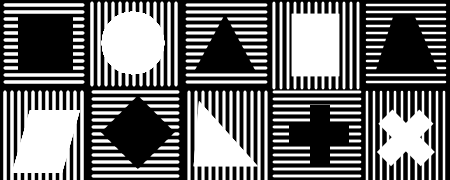
Frame 1 (no input)
Frame 60 (no input): identical to frame 1, image omitted
Frame 120 (the mouse pressed at the canvas centre since frame 60): identical to frame 1, image omitted

The p5.js sketch that drew this single still picture (run headless with seeded random() and noise() and a simulated clock; from frame 60 on, the mouse is pressed at the canvas centre):

// p5.js sketch
// ── sketch.js

function setup(){

    createCanvas(450,180)
    background(255)
    }
    
    function draw(){
    
        for(var sqx1 = 0; sqx1 <= width; sqx1=sqx1 + 91){
            for(var sqy1 = 0; sqy1 <= height; sqy1 += 91){
       
        //squares
        fill(0)
       // stroke(255)
      //  strokeWeight(1)
        noStroke()
              square(sqx1,sqy1,100)
            }
    
    //Sqaure 1
    
             
            //Square 1
      for(let i = 5; i <83; i+=7)  {
    //line        
       stroke(255)     
       strokeWeight(2.5)     
       line(5,i,83,i) } 
     //  square with lines
         fill(0)
          noStroke()
          square(18,17,55)
          
    //Sqaure 2        
            for(let i = 92; i < 179; i+=7)  {
    //circle with lines
             fill(255) 
              circle(133,43,60)
              //line        
       stroke(255)     
       strokeWeight(2.5)     
       line(i,3,i,85)   }         
            
    //Square 3
      for(let i = 5; i < 83; i+=7)  {
    
      //line        
       stroke(255)     
       strokeWeight(2.5)     
       line(187,i,266,i)   }      
    //triangle with lines
          fill(0)
          noStroke()
          triangle(225, 14, 195, 70, 255, 70)
    //Sqaure 4      
          for(let i =274;i< 363; i+=7){
    //line        
       stroke(255)     
       strokeWeight(2.5)     
       line(i,3,i,88)      } 
         //rectangle with lines
          fill(255)
          rect(293,15,45,60)
       //Square 5
      for(let i = 5; i <85; i+=7)  {
    //line        
       stroke(255)     
       strokeWeight(2.5)     
       line(367,i,445,i)   }         
     //shape with lines
          fill(0)
          noStroke()
          quad(393, 17, 415, 17, 439, 73, 375, 73);
                 
    //Sqaure 6     
          for(let i =5;i< 89; i+=7){
    //line        
       stroke(255)     
       strokeWeight(2.5)     
       line(i,92,i,180) }       
        //shape with lines
          fill(255)
          noStroke()
          quad(80, 110, 30, 110, 12, 173, 62, 173);
          //quad(18, 110, 15, 110, 17, 173, 72, 173)
          
           //Square 7
      for(let i = 92; i <179; i+=7)  {
    //line        
       stroke(255)     
       strokeWeight(2.5)     
       line(93,i,178,i)   }   
     
          //Diamond with lines
          
          push();   
       fill(0)
          noStroke()
         rotate(radians(45));   
         //square(260,10,55)
          rect(165, -30, 52, 52);
          pop()
          
          
          
          //Sqaure 8    
          for(let i =189;i< 268; i+=7){
    //line        
       stroke(255)     
       strokeWeight(2.5)     
       line(i,92,i,180) }                 
        //right triangle
          triangle(200, 104, 195, 165, 255, 165)   
          
            //Square 9
      for(let i = 92; i <179; i+=7)  {
    //line        
       stroke(255)     
       strokeWeight(2.5)     
       line(274,i,360,i)   } 
          //cross with lines
          noStroke()
          fill(0)
          rect(289,125,60,20)
          rect(310,105,20,60)
          
                //Sqaure 10  
          for(let i =367;i< 445; i+=7){
    //line        
       stroke(255)     
       strokeWeight(2.5)     
       line(i,92,i,180) }
        //X with lines
          push()
                noStroke()
          fill(255)
           rotate(radians(765));
          rect(355,-200,60,20)
          rect(374,-219,20,60)
        pop()
          
          
          
            //Square 11
      for(let i = 187; i <271; i+=7)  {
    //line        
       stroke(255)     
       strokeWeight(2.5)     
       line(5,i,83,i) } 
          
                //Sqaure 12  
          for(let i =93;i< 178; i+=7){
    //line        
       stroke(255)     
       strokeWeight(2.5)     
       line(i,187,i,269) }
          
        
            //Square 13
      for(let i = 187; i <271; i+=7)  {
    //line        
       stroke(255)     
       strokeWeight(2.5)     
       line(187,i,266,i) }             
                
                  //Sqaure 14  
          for(let i =274;i< 360; i+=7){
    //line        
       stroke(255)     
       strokeWeight(2.5)     
       line(i,187,i,269) }
          
              //Square 15
      for(let i = 187; i <269; i+=7)  {
    //line        
       stroke(255)     
       strokeWeight(2.5)     
       line(367,i,445,i) }       
            
                     //Sqaure 16
          for(let i =5;i< 89; i+=7){
    //line        
       stroke(255)     
       strokeWeight(2.5)     
       line(i,277,i,362) }     
            
              //Square 17
      for(let i = 277; i <362; i+=7)  {
    //line        
       stroke(255)     
       strokeWeight(2.5)     
       line(93,i,178,i) }        
            
              
                     //Sqaure 18
          for(let i =188;i< 269; i+=7){
    //line        
       stroke(255)     
       strokeWeight(2.5)     
       line(i,277,i,362) }        
            
                   
              //Square 19
      for(let i = 277; i <362; i+=7)  {
    //line        
       stroke(255)     
       strokeWeight(2.5)     
       line(274,i,360,i)   } 
           
            
                 //Sqaure 20  
          for(let i =367;i< 445; i+=7){
    //line        
       stroke(255)     
       strokeWeight(2.5)     
       line(i,277,i,362) }       
            
            
                    //Square 21
      for(let i = 371; i <447; i+=7)  {
    //line        
       stroke(255)     
       strokeWeight(2.5)     
       line(5,i,83,i) } 
            
               //Sqaure 22  
          for(let i =93;i< 178; i+=7){
    //line        
       stroke(255)     
       strokeWeight(2.5)     
       line(i,371,i,447) }     
            
            //Square 23
      for(let i = 371; i <447; i+=7)  {
    //line        
       stroke(255)     
       strokeWeight(2.5)     
       line(187,i,266,i) }             
                
                  //Sqaure 24  
          for(let i =274;i< 360; i+=7){
    //line        
       stroke(255)     
       strokeWeight(2.5)     
       line(i,371,i,447) }
          
              //Square 25
      for(let i = 371; i <447; i+=7)  {
    //line        
       stroke(255)     
       strokeWeight(2.5)     
       line(367,i,445,i) }       
                   
            
            
            
            
            
            
            
            
            
            
            
            
            
            
            
            
            
            
            
            
            
            
            
            
            
            
            
            
            
            
            
            
            
            
            
            
            
            
            
            
            
            
            
            
            
            
            
            
            
            
            
            
            
            
            
            
      
                
    
    
    
        }
    
    
      
    
    
    
    
    
    
    
    
    
    
    
    
    
    
    
    
    
    
    
    
    
    
    
    
    
    
    }
    
